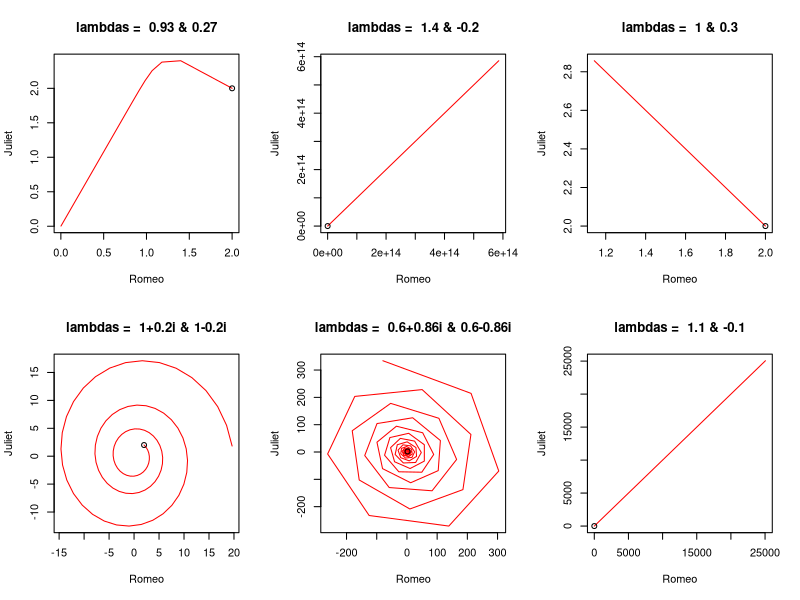

The R source for this figure:
## R example for modeling love affair as a discrete dynamical system (Math 675 Lab) 

# Initialize data arrays. There are 6 scenarios of dynamics between the two lovers
M.array = array(0,c(2,2,6))
#V.array = array(0,c(2,2,6))
#D.array = array(0,c(2,2,6))

# Assign values to each of the transition matrices
M.array[,,1]=matrix(c(0.5,0.2,0.5,0.7),2,2,byrow=TRUE)
M.array[,,2]=matrix(c(0.5,0.9,0.7,0.7),2,2,byrow=TRUE)
M.array[,,3]=matrix(c(0.5,0.2,0.5,0.8),2,2,byrow=TRUE)
M.array[,,4]=matrix(c(1,0.2,-0.2,1),2,2,byrow=TRUE)
M.array[,,5]=matrix(c(0.5,-sqrt(3)/2,sqrt(3)/2,0.7),2,2,byrow=TRUE)
M.array[,,6]=matrix(c(0.5,0.6,0.6,0.5),2,2,byrow=TRUE)

# Set time step and initial values for the system
time=100
L.array=array(0,c(2,6,time));
L.array[,,1]=c(2,recursive=TRUE);
p=list()

par(mfrow=c(2,3))
for (i in seq(1,6,1)){
	E_values=round(eigen(M.array[,,i])$values,2)
	for (j in seq(1,time-1,1)){
		L.array[,i,j+1]<-M.array[,,i]%*%L.array[,i,j]
		}
	plot(L.array[1,i,],L.array[2,i,],type='l',col='red',xlab='Romeo',ylab='Juliet',main=paste("lambdas = ",E_values[1],"&",E_values[2]))
	points(L.array[1,i,1],L.array[2,i,1],type='p')
}
